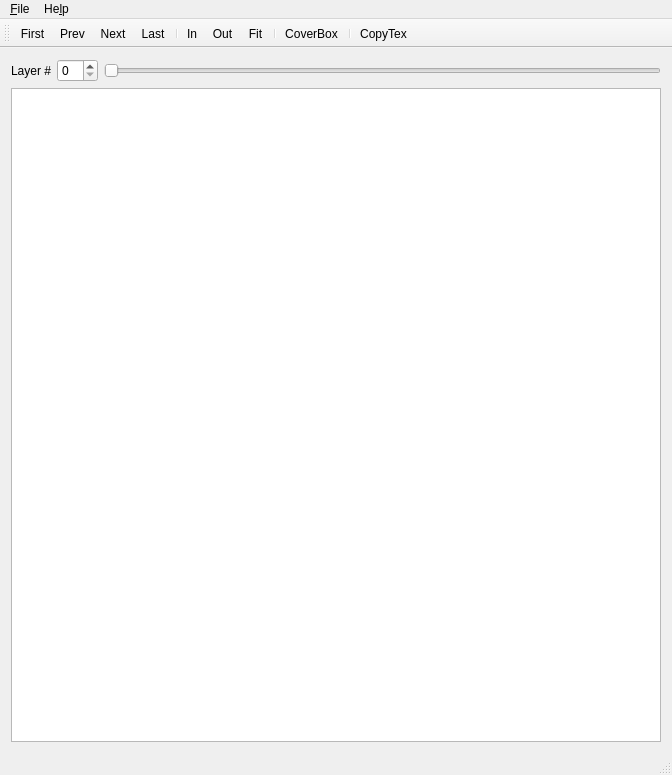
<?xml version="1.0" encoding="UTF-8"?>
<ui version="4.0">
 <class>MainWindow</class>
 <widget class="QMainWindow" name="MainWindow">
  <property name="geometry">
   <rect>
    <x>0</x>
    <y>0</y>
    <width>672</width>
    <height>775</height>
   </rect>
  </property>
  <property name="windowTitle">
   <string>Weight Viewer</string>
  </property>
  <widget class="QWidget" name="centralWidget">
   <layout class="QVBoxLayout" name="verticalLayout">
    <item>
     <layout class="QHBoxLayout" name="horizontalLayout">
      <item>
       <widget class="QLabel" name="labelLayer">
        <property name="text">
         <string>Layer #</string>
        </property>
       </widget>
      </item>
      <item>
       <widget class="QSpinBox" name="spinBoxLayer"/>
      </item>
      <item>
       <widget class="QSlider" name="horizontalSlider">
        <property name="orientation">
         <enum>Qt::Horizontal</enum>
        </property>
       </widget>
      </item>
     </layout>
    </item>
    <item>
     <widget class="QTableWidget" name="tableAlignment">
      <property name="sizePolicy">
       <sizepolicy hsizetype="Expanding" vsizetype="Expanding">
        <horstretch>0</horstretch>
        <verstretch>0</verstretch>
       </sizepolicy>
      </property>
      <property name="minimumSize">
       <size>
        <width>0</width>
        <height>0</height>
       </size>
      </property>
      <property name="editTriggers">
       <set>QAbstractItemView::NoEditTriggers</set>
      </property>
      <property name="gridStyle">
       <enum>Qt::DashLine</enum>
      </property>
      <attribute name="horizontalHeaderVisible">
       <bool>false</bool>
      </attribute>
      <attribute name="verticalHeaderVisible">
       <bool>false</bool>
      </attribute>
     </widget>
    </item>
   </layout>
  </widget>
  <widget class="QMenuBar" name="menuBar">
   <property name="geometry">
    <rect>
     <x>0</x>
     <y>0</y>
     <width>672</width>
     <height>20</height>
    </rect>
   </property>
   <widget class="QMenu" name="menu_File">
    <property name="title">
     <string>&amp;File</string>
    </property>
    <addaction name="separator"/>
    <addaction name="actionOpen"/>
    <addaction name="separator"/>
    <addaction name="actionExit"/>
   </widget>
   <widget class="QMenu" name="menuHelp">
    <property name="title">
     <string>He&amp;lp</string>
    </property>
    <addaction name="actionAbout"/>
   </widget>
   <addaction name="menu_File"/>
   <addaction name="menuHelp"/>
  </widget>
  <widget class="QToolBar" name="mainToolBar">
   <attribute name="toolBarArea">
    <enum>TopToolBarArea</enum>
   </attribute>
   <attribute name="toolBarBreak">
    <bool>false</bool>
   </attribute>
   <addaction name="actionNavFirst"/>
   <addaction name="actionNavPrev"/>
   <addaction name="actionNavNext"/>
   <addaction name="actionNavLast"/>
   <addaction name="separator"/>
   <addaction name="actionZoomIn"/>
   <addaction name="actionZoomOut"/>
   <addaction name="actionZoomFit"/>
   <addaction name="separator"/>
   <addaction name="actionCoverBox"/>
   <addaction name="separator"/>
   <addaction name="actionCopyTex"/>
  </widget>
  <widget class="QStatusBar" name="statusBar"/>
  <action name="actionOpen">
   <property name="icon">
    <iconset theme="document-open">
     <normaloff>.</normaloff>.</iconset>
   </property>
   <property name="text">
    <string>&amp;Open</string>
   </property>
   <property name="toolTip">
    <string>Open alignment file</string>
   </property>
   <property name="shortcut">
    <string>Ctrl+O</string>
   </property>
  </action>
  <action name="actionExit">
   <property name="icon">
    <iconset theme="application-exit">
     <normaloff>.</normaloff>.</iconset>
   </property>
   <property name="text">
    <string>&amp;Exit</string>
   </property>
   <property name="toolTip">
    <string>Exit application</string>
   </property>
  </action>
  <action name="actionNavFirst">
   <property name="icon">
    <iconset theme="go-first">
     <normaloff>.</normaloff>.</iconset>
   </property>
   <property name="text">
    <string>First</string>
   </property>
   <property name="toolTip">
    <string>Go to first alignment</string>
   </property>
  </action>
  <action name="actionNavPrev">
   <property name="icon">
    <iconset theme="go-previous">
     <normaloff>.</normaloff>.</iconset>
   </property>
   <property name="text">
    <string>Prev</string>
   </property>
   <property name="toolTip">
    <string>Go to previous alignment</string>
   </property>
   <property name="shortcut">
    <string>Left</string>
   </property>
  </action>
  <action name="actionNavNext">
   <property name="icon">
    <iconset theme="go-next">
     <normaloff>.</normaloff>.</iconset>
   </property>
   <property name="text">
    <string>Next</string>
   </property>
   <property name="toolTip">
    <string>Go to next alignment</string>
   </property>
   <property name="shortcut">
    <string>Right</string>
   </property>
  </action>
  <action name="actionNavLast">
   <property name="icon">
    <iconset theme="go-last">
     <normaloff>.</normaloff>.</iconset>
   </property>
   <property name="text">
    <string>Last</string>
   </property>
   <property name="toolTip">
    <string>Go to last alignment</string>
   </property>
  </action>
  <action name="actionZoomFit">
   <property name="icon">
    <iconset theme="zoom-fit-best">
     <normaloff>.</normaloff>.</iconset>
   </property>
   <property name="text">
    <string>Fit</string>
   </property>
   <property name="toolTip">
    <string>Zoom to best fit</string>
   </property>
  </action>
  <action name="actionZoomIn">
   <property name="icon">
    <iconset theme="zoom-in">
     <normaloff>.</normaloff>.</iconset>
   </property>
   <property name="text">
    <string>In</string>
   </property>
   <property name="toolTip">
    <string>Zoom in</string>
   </property>
   <property name="shortcut">
    <string>+</string>
   </property>
  </action>
  <action name="actionZoomOut">
   <property name="icon">
    <iconset theme="zoom-out">
     <normaloff>.</normaloff>.</iconset>
   </property>
   <property name="text">
    <string>Out</string>
   </property>
   <property name="toolTip">
    <string>Zoom out</string>
   </property>
   <property name="shortcut">
    <string>-</string>
   </property>
  </action>
  <action name="actionAbout">
   <property name="icon">
    <iconset theme="help-about">
     <normaloff>.</normaloff>.</iconset>
   </property>
   <property name="text">
    <string>&amp;About</string>
   </property>
   <property name="toolTip">
    <string>About application</string>
   </property>
  </action>
  <action name="actionCoverBox">
   <property name="checkable">
    <bool>true</bool>
   </property>
   <property name="icon">
    <iconset theme="view-fullscreen">
     <normaloff>.</normaloff>.</iconset>
   </property>
   <property name="text">
    <string>CoverBox</string>
   </property>
   <property name="toolTip">
    <string>Enable coverage box</string>
   </property>
  </action>
  <action name="actionCopyTex">
   <property name="icon">
    <iconset theme="edit-copy">
     <normaloff>.</normaloff>.</iconset>
   </property>
   <property name="text">
    <string>CopyTex</string>
   </property>
   <property name="toolTip">
    <string>copy latex code to clipboard</string>
   </property>
   <property name="shortcut">
    <string>Ctrl+C</string>
   </property>
  </action>
 </widget>
 <layoutdefault spacing="6" margin="11"/>
 <resources/>
 <connections/>
</ui>
